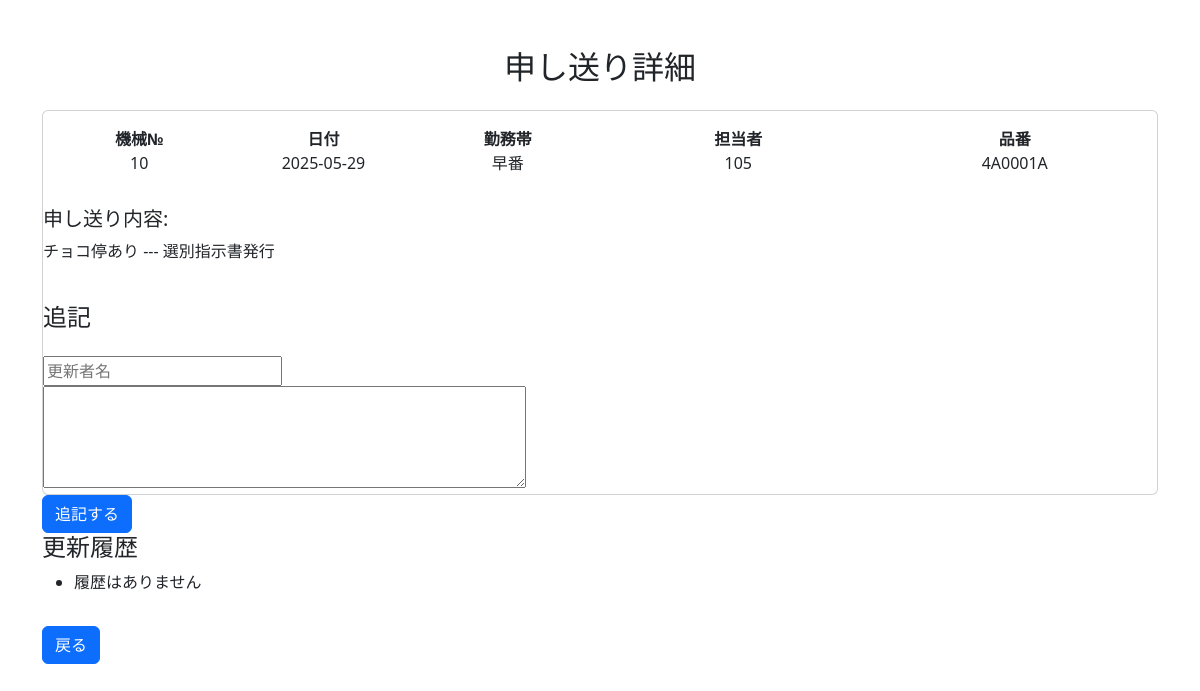
/show/6, run on an earlier commit of the app's database.
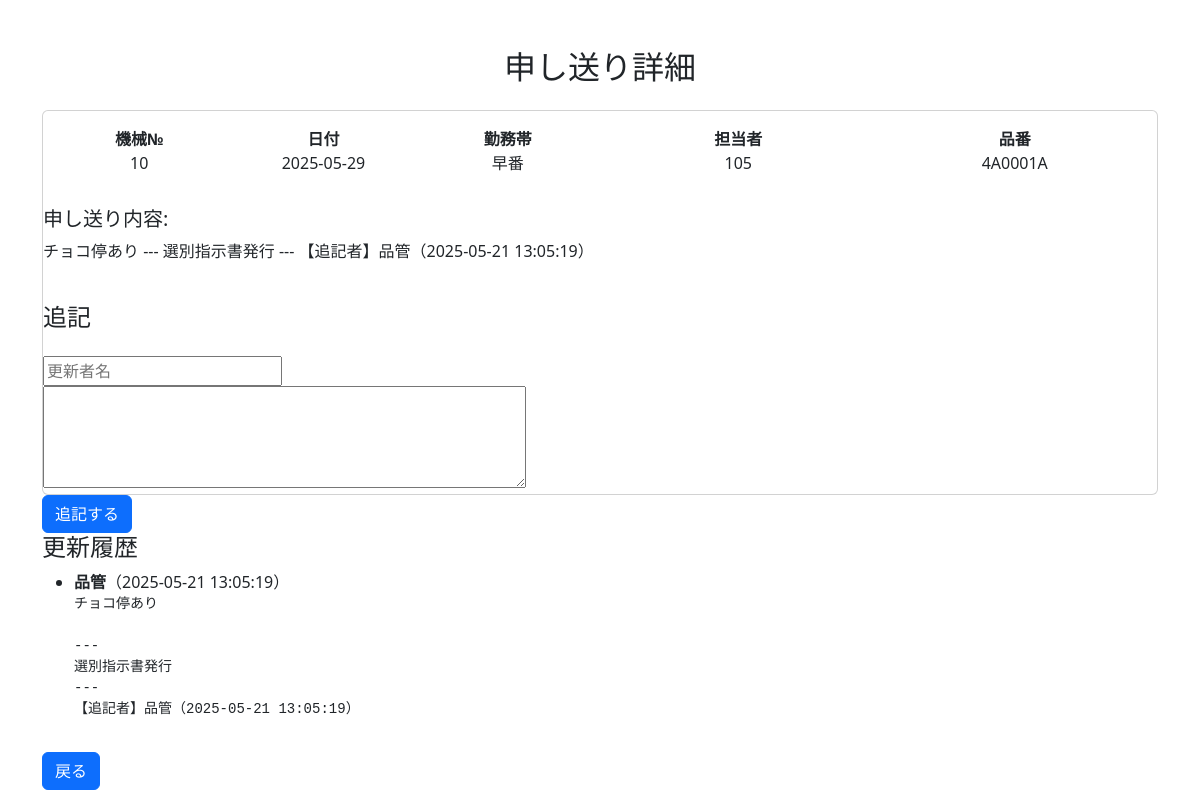
And on a later commit of the database.
### tables this page shows
CREATE TABLE work_notes (
        id INTEGER PRIMARY KEY AUTOINCREMENT,
        machine_no TEXT NOT NULL,           -- 機械番号
        date DATE NOT NULL,                 -- 日付
        shift TEXT NOT NULL,                -- 勤務帯（例：早番、遅番など）
        operator TEXT NOT NULL,             -- 担当者
        product_no TEXT NOT NULL,           -- 品番
        note TEXT NOT NULL,                 -- 申し送り内容
        created_at TIMESTAMP DEFAULT CURRENT_TIMESTAMP,
        updated_at TIMESTAMP DEFAULT CURRENT_TIMESTAMP
    , additional_note TEXT, updated_by TEXT, updater TEXT);

CREATE TABLE note_histories (
            id INTEGER PRIMARY KEY AUTOINCREMENT,
            note_id INTEGER,
            note_text TEXT,
            updated_at TEXT,
            updated_by TEXT,
            FOREIGN KEY (note_id) REFERENCES work_notes(id)
        );

### app.py (the view)
@app.route("/show/<int:id>")
def show(id):
    note = show_work_note(id)
    histories = get_note_history(id)  # ✅ 履歴も取得
    return render_template("show.html", note=note, histories=histories)

### database.py (called while the page is built)
def get_connection_db():
    conn = sqlite3.connect("todo.db")
    conn.row_factory = sqlite3.Row
    return conn

def show_work_note(note_id):
    conn = get_connection_db()
    c = conn.cursor()
    c.execute("SELECT * FROM work_notes WHERE id = ?", (note_id,))
    row = c.fetchone()
    conn.close()
    return row

def get_note_history(note_id):
    conn = get_connection_db()
    c = conn.cursor()
    c.execute("""
        SELECT note_text, updated_at, updated_by
        FROM note_histories
        WHERE note_id = ?
        ORDER BY updated_at DESC
    """, (note_id,))
    histories = c.fetchall()
    conn.close()
    return histories

### templates/show.html (shortened to what this page needs)
<!DOCTYPE html>
<html lang="ja">
<head>
    <link href="https://cdn.jsdelivr.net/npm/bootstrap@5.3.0/dist/css/bootstrap.min.css" rel="stylesheet">
</head>
<body>
    <div class="container mt-5">
        <h2 class="mb-4 text-center">申し送り詳細</h2>
        <div class="card">
            <div class="card-body">
                <div class="row text-center mb-3">
                    <div class="col-md-2">
                        <strong>機械№</strong><br>
                        {{ note['machine_no'] }}
                    </div>
                    <div class="col-md-2">
                        <strong>日付</strong><br>
                        {{ note['date'] }}
                    </div>
                    <div class="col-md-2">
                        <strong>勤務帯</strong><br>
                        {{ note['shift'] }}
                    </div>
                    <div class="col-md-3">
                        <strong>担当者</strong><br>
                        {{ note['operator'] }}
                    </div>
                    <div class="col-md-3">
                        <strong>品番</strong><br>
                        {{ note['product_no'] }}
                    </div>
                </div>
                </div>
                <h5 class="card-title">申し送り内容:</h5>
                <p class="card-text">{{ note['note'] }}</p>
                <h4 class="mt-4">追記</h4>
                <form method="post" action="{{ url_for('update_note', id=note['id']) }}">
                        <input type="text" name="updater" placeholder="更新者名"><br>
                        <textarea name="additional_note" rows="4" cols="50"></textarea><br>
                    </div>
                    <button type="submit" class="btn btn-primary">追記する</button>
                <h4>更新履歴</h4>
                <ul>
                    {% for h in histories %}
                    <li>
                        <strong>{{ h['updated_by'] }}</strong>（{{ h['updated_at'] }}）<br>
                        <pre>{{ h['note_text'] }}</pre>
                    </li>
                    {% else %}
                    <li>履歴はありません</li>
                    {% endfor %}
                </ul>
                <a href="{{ url_for('index') }}" class="btn btn-primary mt-3">戻る</a>
            </div>
</body>
</html>

What changed in the data, as far as the page shows it:
changed work_notes "早番": note "チョコ停あり --- 選別指示書発行" → "チョコ停あり --- 選別指示書発行 --- 【追記者】品管（2025-05-21 13:05:19）"
added note_histories: updated_by "品管", updated_at "2025-05-21 13:05:19", note_text "チョコ停あり --- 選別指示書発行 --- 【追記者】品管（2025-05-21 13:05:19）"
Also different on the page:
text no longer shown: "履歴はありません"
